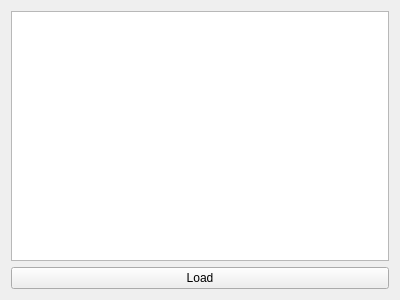
<?xml version="1.0" encoding="UTF-8"?>
<ui version="4.0">
 <class>PrescriptionBatchWidget</class>
 <widget class="QWidget" name="PrescriptionBatchWidget">
  <property name="geometry">
   <rect>
    <x>0</x>
    <y>0</y>
    <width>400</width>
    <height>300</height>
   </rect>
  </property>
  <property name="windowTitle">
   <string>Form</string>
  </property>
  <layout class="QVBoxLayout" name="verticalLayout">
   <item>
    <widget class="QTableView" name="tableView"/>
   </item>
   <item>
    <widget class="QPushButton" name="load_pushButton">
     <property name="text">
      <string>Load</string>
     </property>
    </widget>
   </item>
  </layout>
 </widget>
 <resources/>
 <connections/>
</ui>
